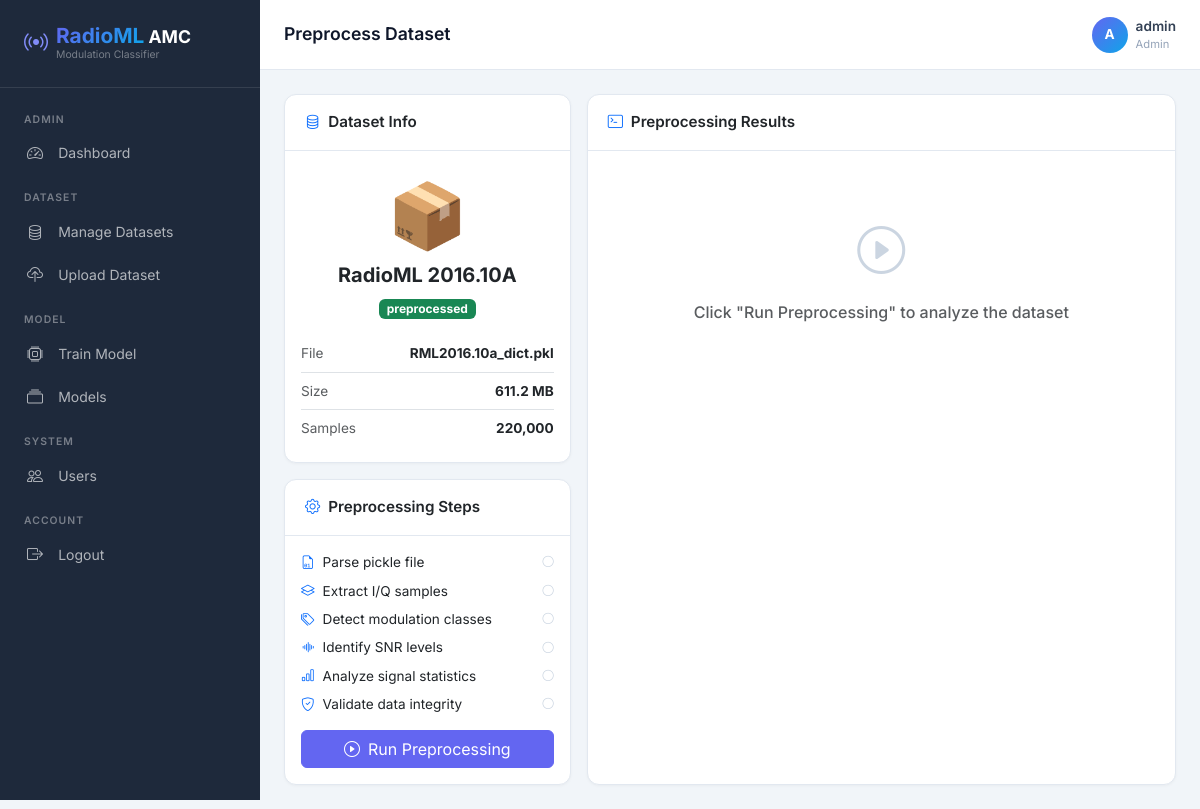
The page /admin/preprocess/2 (signed in) on the database its author committed.
### tables this page shows
CREATE TABLE datasets (
            id INTEGER PRIMARY KEY AUTOINCREMENT,
            name TEXT NOT NULL,
            filename TEXT NOT NULL,
            size INTEGER,
            samples INTEGER,
            uploaded_at TEXT DEFAULT CURRENT_TIMESTAMP,
            status TEXT DEFAULT 'uploaded'
        );

### app.py (the view)
@app.route('/admin/preprocess/<int:did>')
@login_required('admin')
def admin_preprocess(did):
    db = get_db()
    ds = db.execute("SELECT * FROM datasets WHERE id=?", (did,)).fetchone()
    db.close()
    if not ds:
        flash('Dataset not found!', 'danger')
        return redirect(url_for('admin_datasets'))
    return render_template('admin/preprocess.html', dataset=ds)

### app.py (called while the page is built)
def get_db():
    db = sqlite3.connect('instance/radioml.db')
    db.row_factory = sqlite3.Row
    return db

def login_required(role=None):
    def decorator(f):
        from functools import wraps
        @wraps(f)
        def wrapper(*args, **kwargs):
            if 'user_id' not in session:
                return redirect(url_for('login'))
            if role and session.get('role') != role:
                flash('Access denied!', 'danger')
                return redirect(url_for('login'))
            return f(*args, **kwargs)
        return wrapper
    return decorator

### templates/admin/preprocess.html (shortened to what this page needs)
{% extends "base.html" %}
{% block page_title %}Preprocess Dataset{% endblock %}
{% block content %}
<div class="row g-3">
    <div class="col-md-4">
        <div class="card">
            <div class="card-header d-flex align-items-center gap-2">
                <i class="bi bi-database text-primary"></i> Dataset Info
            </div>
            <div class="card-body">
                <div class="text-center mb-3">
                    <div style="font-size:4rem;">📦</div>
                    <h5 class="fw-bold">{{ dataset.name }}</h5>
                    <span class="badge bg-{% if dataset.status == 'preprocessed' %}success{% else %}warning text-dark{% endif %}">
                        {{ dataset.status }}
                    </span>
                </div>
                <div style="font-size:0.85rem;">
                    <div class="d-flex justify-content-between py-2 border-bottom">
                        <span class="text-muted">File</span>
                        <strong style="max-width:150px;overflow:hidden;text-overflow:ellipsis;white-space:nowrap;">{{ dataset.filename }}</strong>
                    </div>
                    <div class="d-flex justify-content-between py-2 border-bottom">
                        <span class="text-muted">Size</span>
                        <strong>{{ "%.1f"|format((dataset.size or 0)/1024/1024) }} MB</strong>
                    </div>
                    <div class="d-flex justify-content-between py-2">
                        <span class="text-muted">Samples</span>
                        <strong>{{ "{:,}".format(dataset.samples or 0) }}</strong>
                    </div>
                </div>
            </div>
        </div>
        <div class="card mt-3">
            <div class="card-header d-flex align-items-center gap-2">
                <i class="bi bi-gear text-primary"></i> Preprocessing Steps
            </div>
            <div class="card-body">
                <div class="d-flex flex-column gap-2">
                    {% for step in [
                        ('Parse pickle file', 'bi-file-earmark-binary'),
                        ('Extract I/Q samples', 'bi-layers'),
                        ('Detect modulation classes', 'bi-tags'),
                        ('Identify SNR levels', 'bi-soundwave'),
                        ('Analyze signal statistics', 'bi-bar-chart'),
                        ('Validate data integrity', 'bi-shield-check')
                    ] %}
                    <div class="d-flex align-items-center gap-2 step-item" style="font-size:0.85rem;">
                        <i class="bi {{ step[1] }} text-primary"></i>
                        <span>{{ step[0] }}</span>
                        <i class="bi bi-circle ms-auto step-status" style="color:#cbd5e1;font-size:0.7rem;"></i>
                    </div>
                    {% endfor %}
                </div>
                <button class="btn btn-primary w-100 mt-3" id="preprocessBtn" onclick="runPreprocess()">
                    <i class="bi bi-play-circle me-2"></i>Run Preprocessing
                </button>
            </div>
        </div>
    </div>
    <div class="col-md-8">
        <div class="card h-100">
            <div class="card-header d-flex align-items-center gap-2">
                <i class="bi bi-terminal text-primary"></i> Preprocessing Results
            </div>
            <div class="card-body" id="resultsArea">
                <div class="text-center py-5 text-muted" id="emptyState">
                    <i class="bi bi-play-circle" style="font-size:3rem;color:#cbd5e1;"></i>
                    <h6 class="mt-3">Click "Run Preprocessing" to analyze the dataset</h6>
                </div>
            </div>
        </div>
    </div>
</div>
{% endblock %}

### templates/base.html (style rules this page uses)
:root { --primary: #6366f1; --primary-dark: #4f46e5; --secondary: #0ea5e9; --success: #10b981; --danger: #ef4444; --warning: #f59e0b; --dark: #0f172a; --sidebar-bg: #1e293b; --sidebar-width: 260px; --card-bg: #ffffff; --bg: #f1f5f9; --text: #334155; --border: #e2e8f0; }
* { font-family: 'Inter', sans-serif; }
body { background: var(--bg); color: var(--text); }
.card { border: 1px solid var(--border); border-radius: 12px; box-shadow: 0 1px 3px rgba(0,0,0,0.04); }
.card-header { background: transparent; border-bottom: 1px solid var(--border); font-weight: 600; font-size: 0.95rem; padding: 1rem 1.25rem; }
.btn-primary { background: var(--primary); border-color: var(--primary); }

### rows shown on the page
datasets: name "RadioML 2016.10A", status "preprocessed", filename "RML2016.10a_dict.pkl", (dataset.sizeor0)/1024/1024 "611.2", samples "220,000"

### other values the page prints
{{ session.get('username', 'U')[0].upper() }} "A"
{{ session.get('username') }} "admin"
{{ session.get('role') }} "Admin"
{{ step[0] }} "Parse pickle file" "Extract I/Q samples" "Detect modulation classes" "Identify SNR levels" "Analyze signal statistics" "Validate data integrity"
